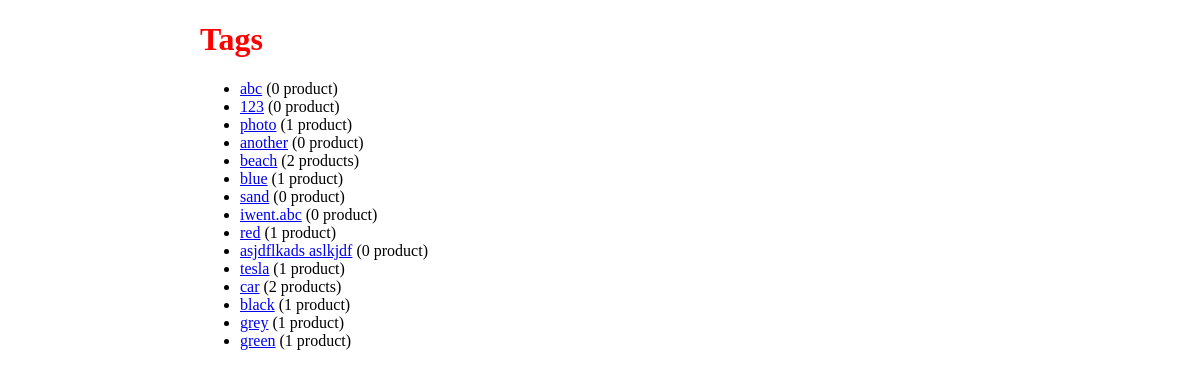
The page /tags/ on the database as committed earlier.
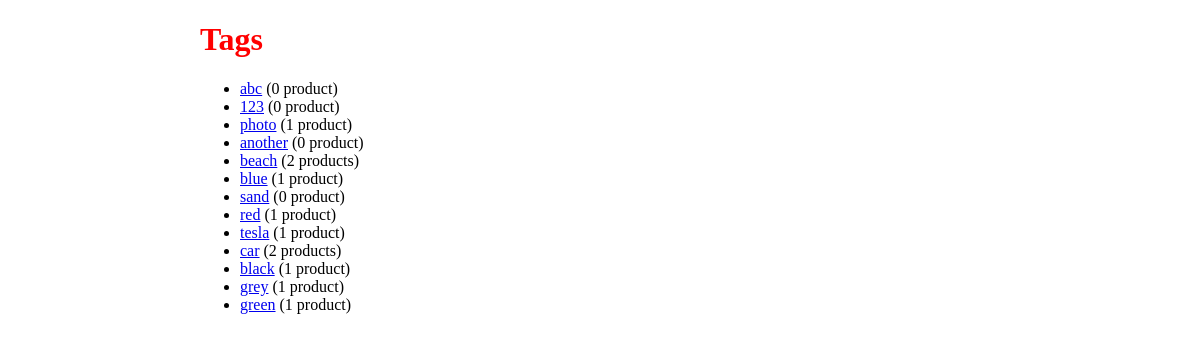
The same page on the database as committed later.
### tags/models.py (models this page shows, shortened)
class Tag(models.Model):
	title = models.CharField(max_length=120, unique=True)
	slug = models.SlugField(unique=True)
	products = models.ManyToManyField(Product, blank=True)
	active = models.BooleanField(default=True)
	objects = TagManager()
	def get_absolute_url(self):
		view_name = "tags:detail"
		return reverse(view_name, kwargs={"slug": self.slug})

### tags/views.py (the view)
class TagListView(ListView):
	model = Tag
	def get_queryset(self):
		return Tag.objects.all()

### tags/models.py (called while the page is built)
	def active(self):
		return self.filter(active=True)

	def get_queryset(self):
		return TagQuerySet(self.model, using=self._db)

	def all(self, *args, **kwargs):
		return super(TagManager, self).all(*args, **kwargs).active()

### templates/tags/tag_list.html (shortened to what this page needs)
{% extends "base.html" %}
{% block content %}
<h1>Tags</h1>
<ul>
{% for instance in object_list %}
    <li><a href='{{ instance.get_absolute_url }}'>{{ instance.title }}</a> ({{ instance.products.count }} product{% if instance.products.count > 1 %}s{% endif %})</li>
{% empty %}
    <li>No Tags yet.</li>
{% endfor %}
</ul>
{% endblock %}

### templates/base.html (shortened to what this page needs)
{% load staticfiles %}
<!DOCTYPE html>
<html>
<head>
	<link rel='stylesheet' href='{% static "css/base.css" %}' />
</head>
<body>
<div class='main-content'>
{% block content %}{% endblock content %}
</div>
</body>
</html>

### static/css/base.css (style rules this page uses)
h1 { color: red; }

Rows that differ between the two databases and show on the page:
no longer on this page (row edited): Tag: title "iwent.abc", products.count "0"
no longer on this page (row edited): Tag: title "asjdflkads aslkjdf", products.count "0"
